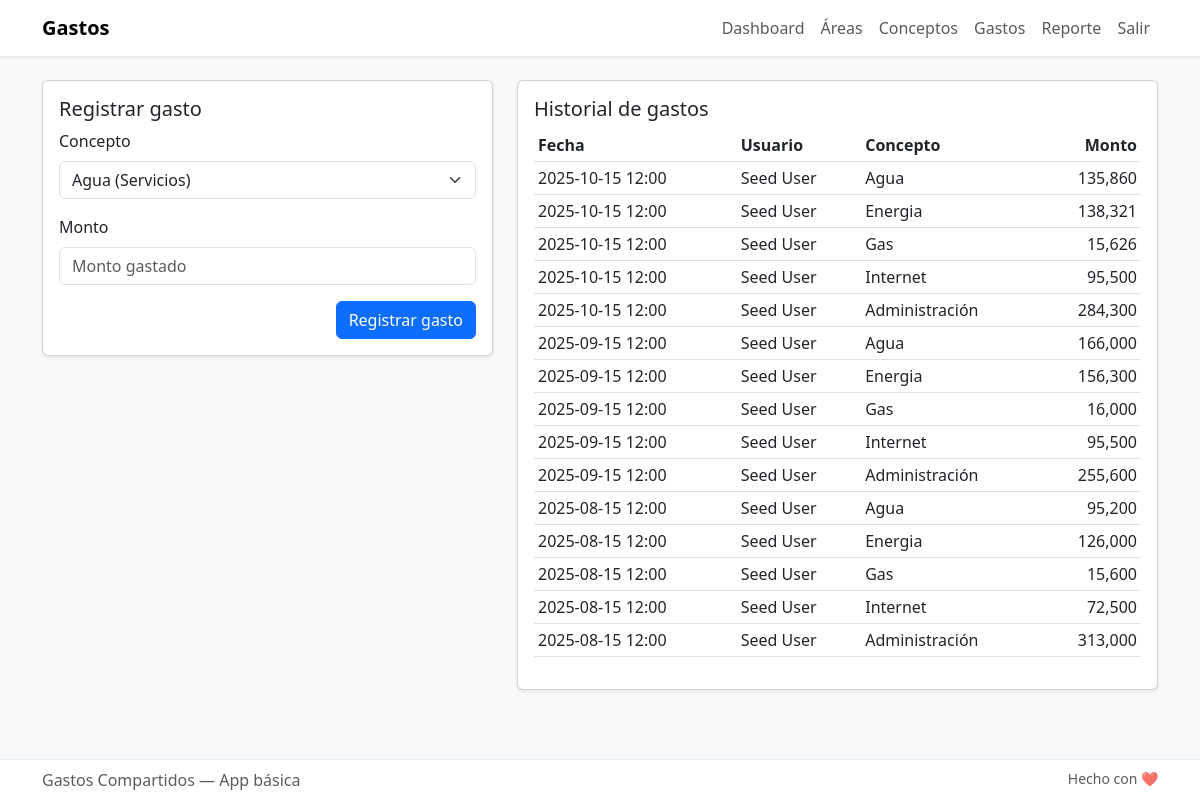
/gastos (signed in), run on the app's committed database.
### models.py (models this page shows, shortened)
class Gasto(db.Model):
    id = db.Column(db.Integer, primary_key=True)
    concepto_id = db.Column(db.Integer, db.ForeignKey('concepto.id'), nullable=False)
    usuario_id = db.Column(db.Integer, db.ForeignKey('user.id'), nullable=False)
    monto = db.Column(db.Float, nullable=False)
    fecha = db.Column(db.DateTime, default=datetime.utcnow)

class User(UserMixin, db.Model):
    id = db.Column(db.Integer, primary_key=True)
    name = db.Column(db.String(120), nullable=False)
    email = db.Column(db.String(120), unique=True, nullable=False)
    password = db.Column(db.String(200), nullable=False) # simple: store plaintext? in real app hash it
    aporte = db.Column(db.Float, default=0.5) # porcentaje (0-1)
    gastos = db.relationship('Gasto', backref='user', lazy=True)

class Concepto(db.Model):
    id = db.Column(db.Integer, primary_key=True)
    nombre = db.Column(db.String(120), nullable=False)
    valor_presupuestado = db.Column(db.Float, default=0.0)
    area_id = db.Column(db.Integer, db.ForeignKey('area.id'), nullable=False)
    gastos = db.relationship('Gasto', backref='concepto', lazy=True)

### app.py (the view)
@app.route('/gastos', methods=['GET', 'POST'])
@login_required
def gastos_view():
    form = GastoForm()
    form.concepto_id.choices = [(c.id, f"{c.nombre} ({c.area.nombre})") for c in Concepto.query.all()]
    if form.validate_on_submit():
        gasto = Gasto(concepto_id=form.concepto_id.data, usuario_id=current_user.id, monto=form.monto.data)
        db.session.add(gasto)
        db.session.commit()
        flash('Gasto registrado', 'success')
        return redirect(url_for('gastos_view'))
    gastos = Gasto.query.order_by(Gasto.fecha.desc()).all()
    return render_template('gastos.html', form=form, gastos=gastos)

### forms.py
class GastoForm(FlaskForm):
    concepto_id = SelectField('Concepto', coerce=int)
    monto = FloatField('Monto', validators=[DataRequired()])
    submit = SubmitField('Registrar gasto')

### app.py (called while the page is built)
@login_manager.user_loader
def load_user(user_id):
    return User.query.get(int(user_id))

### templates/gastos.html (shortened to what this page needs)
{% extends 'base.html' %}
{% block content %}
<div class="row">
  <div class="col-md-5">
    <div class="card shadow-sm">
      <div class="card-body">
        <h5 class="card-title">Registrar gasto</h5>
        <form method="post">
          <div class="mb-3">
            {{ form.concepto_id.label(class="form-label") }}
            {{ form.concepto_id(class="form-select") }}
          </div>
          <div class="mb-3">
            {{ form.monto.label(class="form-label") }}
            {{ form.monto(class="form-control", placeholder="Monto gastado") }}
          </div>
          <div class="d-flex justify-content-end">
            {{ form.submit(class="btn btn-primary") }}
          </div>
        </form>
      </div>
    </div>
  </div>
  <div class="col-md-7">
    <div class="card shadow-sm">
      <div class="card-body">
        <h5 class="card-title">Historial de gastos</h5>
        <div class="table-responsive">
          <table class="table table-sm">
            <thead><tr><th>Fecha</th><th>Usuario</th><th>Concepto</th><th class="text-end">Monto</th></tr></thead>
            <tbody>
              {% for g in gastos %}
                <tr>
                  <td>{{ g.fecha.strftime('%Y-%m-%d %H:%M') }}</td>
                  <td>{{ g.user.name }}</td>
                  <td>{{ g.concepto.nombre }}</td>
                  <td class="text-end">{{ '{:,.0f}'.format(g.monto) }}</td>
                </tr>
              {% else %}
                <tr><td colspan="4" class="text-center small text-muted">No hay registros</td></tr>
              {% endfor %}
            </tbody>
          </table>
        </div>
      </div>
    </div>
  </div>
</div>
{% endblock %}

### templates/base.html (style rules this page uses)
body { padding-bottom: 60px; background-color: #f8f9fa; }

### data on the page
Gasto: fecha "2025-10-15 12:00", user.name "Seed User", concepto.nombre "Agua", monto "135,860"
Gasto: fecha "2025-10-15 12:00", user.name "Seed User", concepto.nombre "Energia", monto "138,321"
Gasto: fecha "2025-10-15 12:00", user.name "Seed User", concepto.nombre "Gas", monto "15,626"
Gasto: fecha "2025-10-15 12:00", user.name "Seed User", concepto.nombre "Internet", monto "95,500"
Gasto: fecha "2025-10-15 12:00", user.name "Seed User", concepto.nombre "Administración", monto "284,300"
Gasto: fecha "2025-09-15 12:00", user.name "Seed User", concepto.nombre "Agua", monto "166,000"
Gasto: fecha "2025-09-15 12:00", user.name "Seed User", concepto.nombre "Energia", monto "156,300"
Gasto: fecha "2025-09-15 12:00", user.name "Seed User", concepto.nombre "Gas", monto "16,000"
Gasto: fecha "2025-09-15 12:00", user.name "Seed User", concepto.nombre "Internet", monto "95,500"
Gasto: fecha "2025-09-15 12:00", user.name "Seed User", concepto.nombre "Administración", monto "255,600"
Gasto: fecha "2025-08-15 12:00", user.name "Seed User", concepto.nombre "Agua", monto "95,200"
Gasto: fecha "2025-08-15 12:00", user.name "Seed User", concepto.nombre "Energia", monto "126,000"
Gasto: fecha "2025-08-15 12:00", user.name "Seed User", concepto.nombre "Gas", monto "15,600"
Gasto: fecha "2025-08-15 12:00", user.name "Seed User", concepto.nombre "Internet", monto "72,500"
Gasto: fecha "2025-08-15 12:00", user.name "Seed User", concepto.nombre "Administración", monto "313,000"
